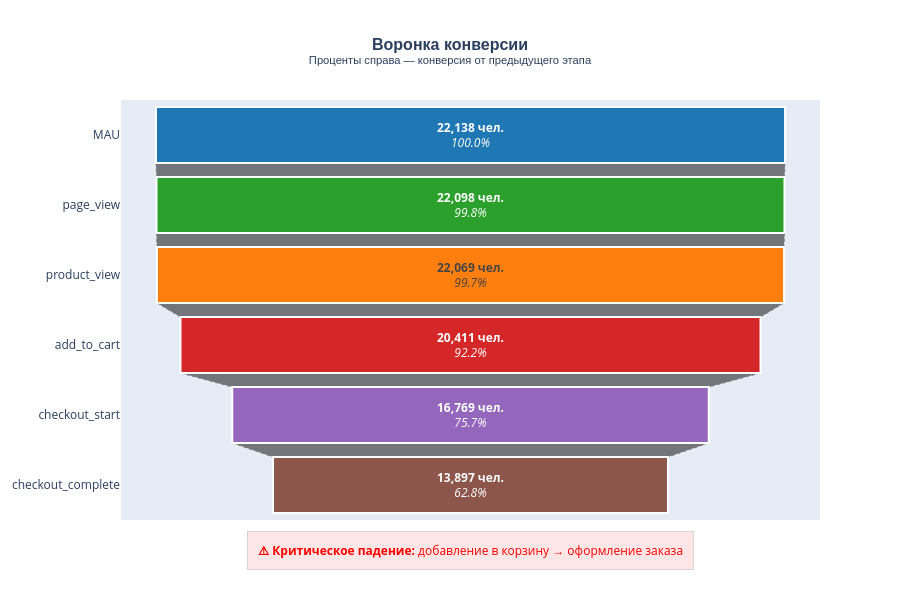

The notebook cell this image was saved under:
### Code cell
# Интерактивная воронка с plotly
fig = go.Figure()

fig.add_trace(go.Funnel(
    name='Воронка конверсии',
    y=funnel_df['step'].tolist(),
    x=funnel_df['users'].tolist(),
    textposition="inside",
    textinfo="value+percent initial",
    texttemplate='<b>%{value:,.0f} чел.</b><br><i>%{percentInitial:.1%}</i>',
    marker=dict(
        color=['#1f77b4', '#2ca02c', '#ff7f0e', '#d62728', '#9467bd', '#8c564b'],
        line=dict(width=2, color='white')
    ),
    connector=dict(line=dict(color='gray', width=1, dash='dot'))
))

# Добавляем аннотации с конверсией от предыдущего этапа
for i in range(len(funnel_df)-1):
    conv_rate = funnel_df.iloc[i+1]['% от предыдущего']
    
    # Определяем цвет в зависимости от величины падения
    if conv_rate < 80:
        color = 'red'
    elif conv_rate < 90:
        color = 'orange'
    else:
        color = 'green'
    
    fig.add_annotation(
        x=0.85,
        y=len(funnel_df) - i - 1.5,
        text=f'<b>{conv_rate:.1f}%</b>',
        showarrow=True,
        arrowhead=2,
        arrowcolor=color,
        arrowsize=1.5,
        arrowwidth=2,
        font=dict(size=13, color=color),
        bgcolor='white',
        bordercolor='lightgray',
        borderwidth=1,
        borderpad=4
    )

fig.update_layout(
    title={
        'text': '<b>Воронка конверсии</b><br><sup>Проценты справа — конверсия от предыдущего этапа</sup>',
        'x': 0.5,
        'xanchor': 'center',
        'font': {'size': 16, 'family': 'Arial'}
    },
    height=600,
    showlegend=False,
    annotations=[
        dict(
            x=0.5,
            y=-0.12,
            xref='paper',
            yref='paper',
            text='<b>⚠️ Критическое падение:</b> добавление в корзину → оформление заказа',
            showarrow=False,
            font=dict(size=12, color='red'),
            bgcolor='#ffe6e6',
            borderpad=10
        )
    ]
)

fig.show()

### Figure 1 — Plotly figure (JSON) as saved in the notebook; plotly's stock layout.template omitted (floating-point values rounded to 4 significant figures)
{"data": [{"connector": {"line": {"color": "gray", "dash": "dot", "width": 1}}, "marker": {"color": ["#1f77b4", "#2ca02c", "#ff7f0e", "#d62728", "#9467bd", "#8c564b"], "line": {"color": "white", "width": 2}}, "name": "Воронка конверсии", "textinfo": "value+percent initial", "textposition": "inside", "texttemplate": "<b>%{value:,.0f} чел.</b><br><i>%{percentInitial:.1%}</i>", "type": "funnel", "x": [22138, 22098, 22069, 20411, 16769, 13897], "y": ["MAU", "page_view", "product_view", "add_to_cart", "checkout_start", "checkout_complete"]}], "layout": {"annotations": [{"arrowcolor": "green", "arrowhead": 2, "arrowsize": 1.5, "arrowwidth": 2, "bgcolor": "#ffe6e6", "bordercolor": "lightgray", "borderpad": 10, "borderwidth": 1, "font": {"color": "red", "size": 12}, "showarrow": false, "text": "<b>⚠️ Критическое падение:</b> добавление в корзину → оформление заказа", "x": 0.5, "xref": "paper", "y": -0.12, "yref": "paper"}, {"arrowcolor": "green", "arrowhead": 2, "arrowsize": 1.5, "arrowwidth": 2, "bgcolor": "#ffe6e6", "bordercolor": "lightgray", "borderpad": 10, "borderwidth": 1, "font": {"color": "red", "size": 12}, "showarrow": false, "text": "<b>⚠️ Критическое падение:</b> добавление в корзину → оформление заказа", "x": 0.5, "xref": "paper", "y": -0.12, "yref": "paper"}, {"arrowcolor": "green", "arrowhead": 2, "arrowsize": 1.5, "arrowwidth": 2, "bgcolor": "#ffe6e6", "bordercolor": "lightgray", "borderpad": 10, "borderwidth": 1, "font": {"color": "red", "size": 12}, "showarrow": false, "text": "<b>⚠️ Критическое падение:</b> добавление в корзину → оформление заказа", "x": 0.5, "xref": "paper", "y": -0.12, "yref": "paper"}, {"arrowcolor": "orange", "arrowhead": 2, "arrowsize": 1.5, "arrowwidth": 2, "bgcolor": "#ffe6e6", "bordercolor": "lightgray", "borderpad": 10, "borderwidth": 1, "font": {"color": "red", "size": 12}, "showarrow": false, "text": "<b>⚠️ Критическое падение:</b> добавление в корзину → оформление заказа", "x": 0.5, "xref": "paper", "y": -0.12, "yref": "paper"}, {"arrowcolor": "orange", "arrowhead": 2, "arrowsize": 1.5, "arrowwidth": 2, "bgcolor": "#ffe6e6", "bordercolor": "lightgray", "borderpad": 10, "borderwidth": 1, "font": {"color": "red", "size": 12}, "showarrow": false, "text": "<b>⚠️ Критическое падение:</b> добавление в корзину → оформление заказа", "x": 0.5, "xref": "paper", "y": -0.12, "yref": "paper"}], "height": 600, "showlegend": false, "title": {"font": {"family": "Arial", "size": 16}, "text": "<b>Воронка конверсии</b><br><sup>Проценты справа — конверсия от предыдущего этапа</sup>", "x": 0.5, "xanchor": "center"}}}
